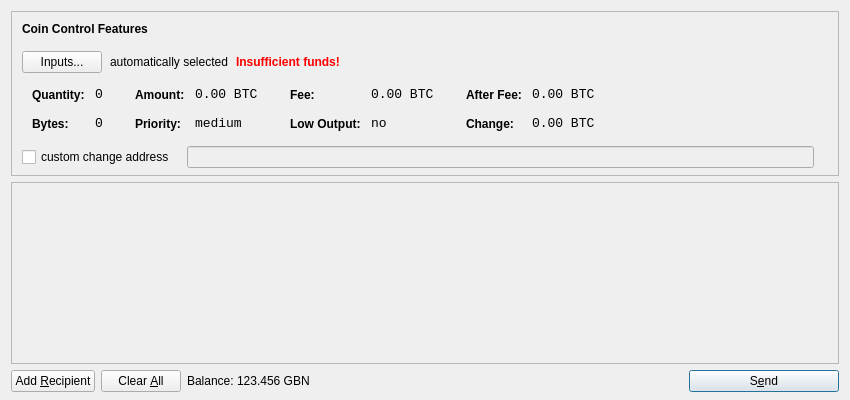
<?xml version="1.0" encoding="UTF-8"?>
<ui version="4.0">
 <class>SendCoinsDialog</class>
 <widget class="QDialog" name="SendCoinsDialog">
  <property name="geometry">
   <rect>
    <x>0</x>
    <y>0</y>
    <width>850</width>
    <height>400</height>
   </rect>
  </property>
  <property name="windowTitle">
   <string>Send Coins</string>
  </property>
  <layout class="QVBoxLayout" name="verticalLayout" stretch="0,1,0">
   <property name="bottomMargin">
    <number>8</number>
   </property>
   <item>
    <widget class="QFrame" name="frameCoinControl">
     <property name="sizePolicy">
      <sizepolicy hsizetype="Expanding" vsizetype="Expanding">
       <horstretch>0</horstretch>
       <verstretch>0</verstretch>
      </sizepolicy>
     </property>
     <property name="maximumSize">
      <size>
       <width>16777215</width>
       <height>16777215</height>
      </size>
     </property>
     <property name="frameShape">
      <enum>QFrame::StyledPanel</enum>
     </property>
     <property name="frameShadow">
      <enum>QFrame::Sunken</enum>
     </property>
     <layout class="QVBoxLayout" name="verticalLayoutCoinControl2">
      <property name="spacing">
       <number>-1</number>
      </property>
      <property name="leftMargin">
       <number>0</number>
      </property>
      <property name="topMargin">
       <number>0</number>
      </property>
      <property name="rightMargin">
       <number>0</number>
      </property>
      <property name="bottomMargin">
       <number>6</number>
      </property>
      <item>
       <layout class="QVBoxLayout" name="verticalLayoutCoinControl" stretch="0,0,0,0,1">
        <property name="spacing">
         <number>0</number>
        </property>
        <property name="leftMargin">
         <number>10</number>
        </property>
        <property name="topMargin">
         <number>10</number>
        </property>
        <item>
         <layout class="QHBoxLayout" name="horizontalLayoutCoinControl1">
          <property name="bottomMargin">
           <number>15</number>
          </property>
          <item>
           <widget class="QLabel" name="labelCoinControlFeatures">
            <property name="sizePolicy">
             <sizepolicy hsizetype="Preferred" vsizetype="Maximum">
              <horstretch>0</horstretch>
              <verstretch>0</verstretch>
             </sizepolicy>
            </property>
            <property name="font">
             <font>
              <weight>75</weight>
              <bold>true</bold>
             </font>
            </property>
            <property name="styleSheet">
             <string notr="true">font-weight:bold;</string>
            </property>
            <property name="text">
             <string>Coin Control Features</string>
            </property>
           </widget>
          </item>
         </layout>
        </item>
        <item>
         <layout class="QHBoxLayout" name="horizontalLayoutCoinControl2" stretch="0,0,0,0">
          <property name="spacing">
           <number>8</number>
          </property>
          <property name="bottomMargin">
           <number>10</number>
          </property>
          <item>
           <widget class="QPushButton" name="pushButtonCoinControl">
            <property name="styleSheet">
             <string notr="true"/>
            </property>
            <property name="text">
             <string>Inputs...</string>
            </property>
           </widget>
          </item>
          <item>
           <widget class="QLabel" name="labelCoinControlAutomaticallySelected">
            <property name="text">
             <string>automatically selected</string>
            </property>
            <property name="margin">
             <number>5</number>
            </property>
           </widget>
          </item>
          <item>
           <widget class="QLabel" name="labelCoinControlInsuffFunds">
            <property name="font">
             <font>
              <weight>75</weight>
              <bold>true</bold>
             </font>
            </property>
            <property name="styleSheet">
             <string notr="true">color:red;font-weight:bold;</string>
            </property>
            <property name="text">
             <string>Insufficient funds!</string>
            </property>
            <property name="margin">
             <number>5</number>
            </property>
           </widget>
          </item>
          <item>
           <spacer name="horizontalSpacerCoinControl">
            <property name="orientation">
             <enum>Qt::Horizontal</enum>
            </property>
            <property name="sizeHint" stdset="0">
             <size>
              <width>40</width>
              <height>1</height>
             </size>
            </property>
           </spacer>
          </item>
         </layout>
        </item>
        <item>
         <widget class="QWidget" name="widgetCoinControl" native="true">
          <property name="sizePolicy">
           <sizepolicy hsizetype="Preferred" vsizetype="Preferred">
            <horstretch>0</horstretch>
            <verstretch>0</verstretch>
           </sizepolicy>
          </property>
          <property name="minimumSize">
           <size>
            <width>0</width>
            <height>0</height>
           </size>
          </property>
          <property name="styleSheet">
           <string notr="true"/>
          </property>
          <layout class="QHBoxLayout" name="horizontalLayoutCoinControl5">
           <property name="margin">
            <number>0</number>
           </property>
           <item>
            <layout class="QHBoxLayout" name="horizontalLayoutCoinControl3" stretch="0,0,0,1">
             <property name="spacing">
              <number>20</number>
             </property>
             <property name="topMargin">
              <number>0</number>
             </property>
             <property name="bottomMargin">
              <number>10</number>
             </property>
             <item>
              <layout class="QFormLayout" name="formLayoutCoinControl1">
               <property name="horizontalSpacing">
                <number>10</number>
               </property>
               <property name="verticalSpacing">
                <number>14</number>
               </property>
               <property name="leftMargin">
                <number>10</number>
               </property>
               <property name="topMargin">
                <number>4</number>
               </property>
               <property name="rightMargin">
                <number>6</number>
               </property>
               <item row="0" column="0">
                <widget class="QLabel" name="labelCoinControlQuantityText">
                 <property name="styleSheet">
                  <string notr="true">font-weight:bold;</string>
                 </property>
                 <property name="text">
                  <string>Quantity:</string>
                 </property>
                 <property name="margin">
                  <number>0</number>
                 </property>
                </widget>
               </item>
               <item row="0" column="1">
                <widget class="QLabel" name="labelCoinControlQuantity">
                 <property name="font">
                  <font>
                   <family>Monospace</family>
                   <pointsize>10</pointsize>
                  </font>
                 </property>
                 <property name="cursor">
                  <cursorShape>IBeamCursor</cursorShape>
                 </property>
                 <property name="contextMenuPolicy">
                  <enum>Qt::ActionsContextMenu</enum>
                 </property>
                 <property name="text">
                  <string notr="true">0</string>
                 </property>
                 <property name="margin">
                  <number>0</number>
                 </property>
                 <property name="textInteractionFlags">
                  <set>Qt::LinksAccessibleByMouse|Qt::TextSelectableByKeyboard|Qt::TextSelectableByMouse</set>
                 </property>
                </widget>
               </item>
               <item row="1" column="0">
                <widget class="QLabel" name="labelCoinControlBytesText">
                 <property name="styleSheet">
                  <string notr="true">font-weight:bold;</string>
                 </property>
                 <property name="text">
                  <string>Bytes:</string>
                 </property>
                </widget>
               </item>
               <item row="1" column="1">
                <widget class="QLabel" name="labelCoinControlBytes">
                 <property name="font">
                  <font>
                   <family>Monospace</family>
                   <pointsize>10</pointsize>
                  </font>
                 </property>
                 <property name="cursor">
                  <cursorShape>IBeamCursor</cursorShape>
                 </property>
                 <property name="contextMenuPolicy">
                  <enum>Qt::ActionsContextMenu</enum>
                 </property>
                 <property name="text">
                  <string notr="true">0</string>
                 </property>
                 <property name="textInteractionFlags">
                  <set>Qt::LinksAccessibleByMouse|Qt::TextSelectableByKeyboard|Qt::TextSelectableByMouse</set>
                 </property>
                </widget>
               </item>
              </layout>
             </item>
             <item>
              <layout class="QFormLayout" name="formLayoutCoinControl2">
               <property name="horizontalSpacing">
                <number>10</number>
               </property>
               <property name="verticalSpacing">
                <number>14</number>
               </property>
               <property name="leftMargin">
                <number>6</number>
               </property>
               <property name="topMargin">
                <number>4</number>
               </property>
               <property name="rightMargin">
                <number>6</number>
               </property>
               <item row="0" column="0">
                <widget class="QLabel" name="labelCoinControlAmountText">
                 <property name="styleSheet">
                  <string notr="true">font-weight:bold;</string>
                 </property>
                 <property name="text">
                  <string>Amount:</string>
                 </property>
                 <property name="margin">
                  <number>0</number>
                 </property>
                </widget>
               </item>
               <item row="0" column="1">
                <widget class="QLabel" name="labelCoinControlAmount">
                 <property name="font">
                  <font>
                   <family>Monospace</family>
                   <pointsize>10</pointsize>
                  </font>
                 </property>
                 <property name="cursor">
                  <cursorShape>IBeamCursor</cursorShape>
                 </property>
                 <property name="contextMenuPolicy">
                  <enum>Qt::ActionsContextMenu</enum>
                 </property>
                 <property name="text">
                  <string notr="true">0.00 BTC</string>
                 </property>
                 <property name="textInteractionFlags">
                  <set>Qt::LinksAccessibleByMouse|Qt::TextSelectableByKeyboard|Qt::TextSelectableByMouse</set>
                 </property>
                </widget>
               </item>
               <item row="1" column="0">
                <widget class="QLabel" name="labelCoinControlPriorityText">
                 <property name="styleSheet">
                  <string notr="true">font-weight:bold;</string>
                 </property>
                 <property name="text">
                  <string>Priority:</string>
                 </property>
                </widget>
               </item>
               <item row="1" column="1">
                <widget class="QLabel" name="labelCoinControlPriority">
                 <property name="font">
                  <font>
                   <family>Monospace</family>
                   <pointsize>10</pointsize>
                  </font>
                 </property>
                 <property name="cursor">
                  <cursorShape>IBeamCursor</cursorShape>
                 </property>
                 <property name="contextMenuPolicy">
                  <enum>Qt::ActionsContextMenu</enum>
                 </property>
                 <property name="text">
                  <string>medium</string>
                 </property>
                 <property name="textInteractionFlags">
                  <set>Qt::LinksAccessibleByMouse|Qt::TextSelectableByKeyboard|Qt::TextSelectableByMouse</set>
                 </property>
                </widget>
               </item>
              </layout>
             </item>
             <item>
              <layout class="QFormLayout" name="formLayoutCoinControl3">
               <property name="horizontalSpacing">
                <number>10</number>
               </property>
               <property name="verticalSpacing">
                <number>14</number>
               </property>
               <property name="leftMargin">
                <number>6</number>
               </property>
               <property name="topMargin">
                <number>4</number>
               </property>
               <property name="rightMargin">
                <number>6</number>
               </property>
               <item row="0" column="0">
                <widget class="QLabel" name="labelCoinControlFeeText">
                 <property name="styleSheet">
                  <string notr="true">font-weight:bold;</string>
                 </property>
                 <property name="text">
                  <string>Fee:</string>
                 </property>
                 <property name="margin">
                  <number>0</number>
                 </property>
                </widget>
               </item>
               <item row="0" column="1">
                <widget class="QLabel" name="labelCoinControlFee">
                 <property name="font">
                  <font>
                   <family>Monospace</family>
                   <pointsize>10</pointsize>
                  </font>
                 </property>
                 <property name="cursor">
                  <cursorShape>IBeamCursor</cursorShape>
                 </property>
                 <property name="contextMenuPolicy">
                  <enum>Qt::ActionsContextMenu</enum>
                 </property>
                 <property name="text">
                  <string notr="true">0.00 BTC</string>
                 </property>
                 <property name="textInteractionFlags">
                  <set>Qt::LinksAccessibleByMouse|Qt::TextSelectableByKeyboard|Qt::TextSelectableByMouse</set>
                 </property>
                </widget>
               </item>
               <item row="1" column="0">
                <widget class="QLabel" name="labelCoinControlLowOutputText">
                 <property name="styleSheet">
                  <string notr="true">font-weight:bold;</string>
                 </property>
                 <property name="text">
                  <string>Low Output:</string>
                 </property>
                </widget>
               </item>
               <item row="1" column="1">
                <widget class="QLabel" name="labelCoinControlLowOutput">
                 <property name="font">
                  <font>
                   <family>Monospace</family>
                   <pointsize>10</pointsize>
                  </font>
                 </property>
                 <property name="cursor">
                  <cursorShape>IBeamCursor</cursorShape>
                 </property>
                 <property name="contextMenuPolicy">
                  <enum>Qt::ActionsContextMenu</enum>
                 </property>
                 <property name="text">
                  <string>no</string>
                 </property>
                 <property name="textInteractionFlags">
                  <set>Qt::LinksAccessibleByMouse|Qt::TextSelectableByKeyboard|Qt::TextSelectableByMouse</set>
                 </property>
                </widget>
               </item>
              </layout>
             </item>
             <item>
              <layout class="QFormLayout" name="formLayoutCoinControl4">
               <property name="horizontalSpacing">
                <number>10</number>
               </property>
               <property name="verticalSpacing">
                <number>14</number>
               </property>
               <property name="leftMargin">
                <number>6</number>
               </property>
               <property name="topMargin">
                <number>4</number>
               </property>
               <property name="rightMargin">
                <number>6</number>
               </property>
               <item row="0" column="0">
                <widget class="QLabel" name="labelCoinControlAfterFeeText">
                 <property name="styleSheet">
                  <string notr="true">font-weight:bold;</string>
                 </property>
                 <property name="text">
                  <string>After Fee:</string>
                 </property>
                 <property name="margin">
                  <number>0</number>
                 </property>
                </widget>
               </item>
               <item row="0" column="1">
                <widget class="QLabel" name="labelCoinControlAfterFee">
                 <property name="font">
                  <font>
                   <family>Monospace</family>
                   <pointsize>10</pointsize>
                  </font>
                 </property>
                 <property name="cursor">
                  <cursorShape>IBeamCursor</cursorShape>
                 </property>
                 <property name="contextMenuPolicy">
                  <enum>Qt::ActionsContextMenu</enum>
                 </property>
                 <property name="text">
                  <string notr="true">0.00 BTC</string>
                 </property>
                 <property name="textInteractionFlags">
                  <set>Qt::LinksAccessibleByMouse|Qt::TextSelectableByKeyboard|Qt::TextSelectableByMouse</set>
                 </property>
                </widget>
               </item>
               <item row="1" column="0">
                <widget class="QLabel" name="labelCoinControlChangeText">
                 <property name="styleSheet">
                  <string notr="true">font-weight:bold;</string>
                 </property>
                 <property name="text">
                  <string>Change:</string>
                 </property>
                </widget>
               </item>
               <item row="1" column="1">
                <widget class="QLabel" name="labelCoinControlChange">
                 <property name="font">
                  <font>
                   <family>Monospace</family>
                   <pointsize>10</pointsize>
                  </font>
                 </property>
                 <property name="cursor">
                  <cursorShape>IBeamCursor</cursorShape>
                 </property>
                 <property name="contextMenuPolicy">
                  <enum>Qt::ActionsContextMenu</enum>
                 </property>
                 <property name="text">
                  <string notr="true">0.00 BTC</string>
                 </property>
                 <property name="textInteractionFlags">
                  <set>Qt::LinksAccessibleByMouse|Qt::TextSelectableByKeyboard|Qt::TextSelectableByMouse</set>
                 </property>
                </widget>
               </item>
              </layout>
             </item>
            </layout>
           </item>
          </layout>
         </widget>
        </item>
        <item>
         <layout class="QHBoxLayout" name="horizontalLayoutCoinControl4" stretch="0,0,0">
          <property name="spacing">
           <number>12</number>
          </property>
          <property name="sizeConstraint">
           <enum>QLayout::SetDefaultConstraint</enum>
          </property>
          <property name="topMargin">
           <number>5</number>
          </property>
          <property name="rightMargin">
           <number>5</number>
          </property>
          <item>
           <widget class="QCheckBox" name="checkBoxCoinControlChange">
            <property name="text">
             <string>custom change address</string>
            </property>
           </widget>
          </item>
          <item>
           <widget class="QLineEdit" name="lineEditCoinControlChange">
            <property name="enabled">
             <bool>false</bool>
            </property>
            <property name="sizePolicy">
             <sizepolicy hsizetype="Expanding" vsizetype="Fixed">
              <horstretch>0</horstretch>
              <verstretch>0</verstretch>
             </sizepolicy>
            </property>
           </widget>
          </item>
          <item>
           <widget class="QLabel" name="labelCoinControlChangeLabel">
            <property name="sizePolicy">
             <sizepolicy hsizetype="Preferred" vsizetype="Expanding">
              <horstretch>0</horstretch>
              <verstretch>0</verstretch>
             </sizepolicy>
            </property>
            <property name="minimumSize">
             <size>
              <width>0</width>
              <height>0</height>
             </size>
            </property>
            <property name="text">
             <string/>
            </property>
            <property name="margin">
             <number>3</number>
            </property>
           </widget>
          </item>
         </layout>
        </item>
        <item>
         <spacer name="verticalSpacerCoinControl">
          <property name="orientation">
           <enum>Qt::Vertical</enum>
          </property>
          <property name="sizeHint" stdset="0">
           <size>
            <width>800</width>
            <height>1</height>
           </size>
          </property>
         </spacer>
        </item>
       </layout>
      </item>
     </layout>
    </widget>
   </item>
   <item>
    <widget class="QScrollArea" name="scrollArea">
     <property name="widgetResizable">
      <bool>true</bool>
     </property>
     <widget class="QWidget" name="scrollAreaWidgetContents">
      <property name="geometry">
       <rect>
        <x>0</x>
        <y>0</y>
        <width>830</width>
        <height>165</height>
       </rect>
      </property>
      <layout class="QVBoxLayout" name="verticalLayout_2">
       <property name="margin">
        <number>0</number>
       </property>
       <item>
        <layout class="QVBoxLayout" name="entries">
         <property name="spacing">
          <number>6</number>
         </property>
        </layout>
       </item>
       <item>
        <spacer name="verticalSpacer">
         <property name="orientation">
          <enum>Qt::Vertical</enum>
         </property>
         <property name="sizeHint" stdset="0">
          <size>
           <width>20</width>
           <height>40</height>
          </size>
         </property>
        </spacer>
       </item>
      </layout>
     </widget>
    </widget>
   </item>
   <item>
    <layout class="QHBoxLayout" name="horizontalLayout">
     <item>
      <widget class="QPushButton" name="addButton">
       <property name="toolTip">
        <string>Send to multiple recipients at once</string>
       </property>
       <property name="text">
        <string>Add &amp;Recipient</string>
       </property>
       <property name="icon">
        <iconset resource="../bitcoin.qrc">
         <normaloff>:/icons/add</normaloff>:/icons/add</iconset>
       </property>
       <property name="autoDefault">
        <bool>false</bool>
       </property>
      </widget>
     </item>
     <item>
      <widget class="QPushButton" name="clearButton">
       <property name="sizePolicy">
        <sizepolicy hsizetype="Minimum" vsizetype="Fixed">
         <horstretch>0</horstretch>
         <verstretch>0</verstretch>
        </sizepolicy>
       </property>
       <property name="toolTip">
        <string>Remove all transaction fields</string>
       </property>
       <property name="text">
        <string>Clear &amp;All</string>
       </property>
       <property name="icon">
        <iconset resource="../bitcoin.qrc">
         <normaloff>:/icons/remove</normaloff>:/icons/remove</iconset>
       </property>
       <property name="autoRepeatDelay">
        <number>300</number>
       </property>
       <property name="autoDefault">
        <bool>false</bool>
       </property>
      </widget>
     </item>
     <item>
      <layout class="QHBoxLayout" name="horizontalLayout_2">
       <property name="spacing">
        <number>3</number>
       </property>
       <item>
        <widget class="QLabel" name="label">
         <property name="text">
          <string>Balance:</string>
         </property>
        </widget>
       </item>
       <item>
        <widget class="QLabel" name="labelBalance">
         <property name="cursor">
          <cursorShape>IBeamCursor</cursorShape>
         </property>
         <property name="text">
          <string>123.456 GBN</string>
         </property>
         <property name="textInteractionFlags">
          <set>Qt::LinksAccessibleByMouse|Qt::TextSelectableByKeyboard|Qt::TextSelectableByMouse</set>
         </property>
        </widget>
       </item>
      </layout>
     </item>
     <item>
      <spacer name="horizontalSpacer">
       <property name="orientation">
        <enum>Qt::Horizontal</enum>
       </property>
       <property name="sizeHint" stdset="0">
        <size>
         <width>40</width>
         <height>20</height>
        </size>
       </property>
      </spacer>
     </item>
     <item>
      <widget class="QPushButton" name="sendButton">
       <property name="minimumSize">
        <size>
         <width>150</width>
         <height>0</height>
        </size>
       </property>
       <property name="toolTip">
        <string>Confirm the send action</string>
       </property>
       <property name="text">
        <string>S&amp;end</string>
       </property>
       <property name="icon">
        <iconset resource="../bitcoin.qrc">
         <normaloff>:/icons/send</normaloff>:/icons/send</iconset>
       </property>
       <property name="default">
        <bool>true</bool>
       </property>
      </widget>
     </item>
    </layout>
   </item>
  </layout>
 </widget>
 <resources>
  <include location="../bitcoin.qrc"/>
 </resources>
 <connections/>
</ui>
